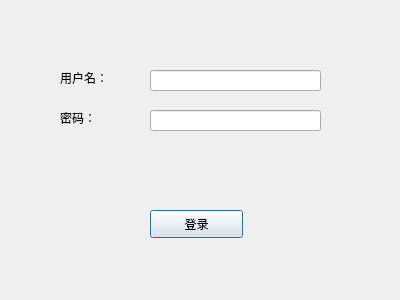
<?xml version="1.0" encoding="UTF-8"?>
<ui version="4.0">
 <class>QNameDlg</class>
 <widget class="QDialog" name="QNameDlg">
  <property name="geometry">
   <rect>
    <x>0</x>
    <y>0</y>
    <width>400</width>
    <height>300</height>
   </rect>
  </property>
  <property name="windowTitle">
   <string>Dialog</string>
  </property>
  <widget class="QLabel" name="label">
   <property name="geometry">
    <rect>
     <x>60</x>
     <y>70</y>
     <width>68</width>
     <height>15</height>
    </rect>
   </property>
   <property name="text">
    <string>用户名：</string>
   </property>
  </widget>
  <widget class="QLabel" name="label_2">
   <property name="geometry">
    <rect>
     <x>60</x>
     <y>110</y>
     <width>68</width>
     <height>15</height>
    </rect>
   </property>
   <property name="text">
    <string>密码：</string>
   </property>
  </widget>
  <widget class="QLineEdit" name="lineEdit">
   <property name="geometry">
    <rect>
     <x>150</x>
     <y>70</y>
     <width>171</width>
     <height>21</height>
    </rect>
   </property>
  </widget>
  <widget class="QLineEdit" name="lineEdit_2">
   <property name="geometry">
    <rect>
     <x>150</x>
     <y>110</y>
     <width>171</width>
     <height>21</height>
    </rect>
   </property>
  </widget>
  <widget class="QPushButton" name="pushButton">
   <property name="geometry">
    <rect>
     <x>150</x>
     <y>210</y>
     <width>93</width>
     <height>28</height>
    </rect>
   </property>
   <property name="text">
    <string>登录</string>
   </property>
  </widget>
 </widget>
 <resources/>
 <connections/>
</ui>
